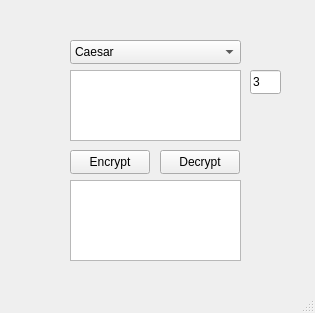
<?xml version="1.0" encoding="UTF-8"?>
<ui version="4.0">
 <class>QtEncryptingClass</class>
 <widget class="QMainWindow" name="QtEncryptingClass">
  <property name="geometry">
   <rect>
    <x>0</x>
    <y>0</y>
    <width>315</width>
    <height>313</height>
   </rect>
  </property>
  <property name="sizePolicy">
   <sizepolicy hsizetype="Ignored" vsizetype="Ignored">
    <horstretch>0</horstretch>
    <verstretch>0</verstretch>
   </sizepolicy>
  </property>
  <property name="minimumSize">
   <size>
    <width>315</width>
    <height>313</height>
   </size>
  </property>
  <property name="maximumSize">
   <size>
    <width>315</width>
    <height>313</height>
   </size>
  </property>
  <property name="acceptDrops">
   <bool>true</bool>
  </property>
  <property name="windowTitle">
   <string>QtEncrypting</string>
  </property>
  <widget class="QWidget" name="centralWidget">
   <property name="sizePolicy">
    <sizepolicy hsizetype="Fixed" vsizetype="Fixed">
     <horstretch>0</horstretch>
     <verstretch>0</verstretch>
    </sizepolicy>
   </property>
   <widget class="QPushButton" name="encryptButton">
    <property name="geometry">
     <rect>
      <x>70</x>
      <y>150</y>
      <width>80</width>
      <height>24</height>
     </rect>
    </property>
    <property name="text">
     <string>Encrypt</string>
    </property>
   </widget>
   <widget class="QPushButton" name="decryptButton">
    <property name="geometry">
     <rect>
      <x>160</x>
      <y>150</y>
      <width>80</width>
      <height>24</height>
     </rect>
    </property>
    <property name="text">
     <string>Decrypt</string>
    </property>
   </widget>
   <widget class="QComboBox" name="comboBox">
    <property name="geometry">
     <rect>
      <x>70</x>
      <y>40</y>
      <width>171</width>
      <height>24</height>
     </rect>
    </property>
    <property name="editable">
     <bool>false</bool>
    </property>
    <property name="currentText">
     <string>Caesar</string>
    </property>
    <property name="modelColumn">
     <number>0</number>
    </property>
    <item>
     <property name="text">
      <string>Caesar</string>
     </property>
    </item>
    <item>
     <property name="text">
      <string>2 algorithm</string>
     </property>
    </item>
   </widget>
   <widget class="QLineEdit" name="lineEditArgument">
    <property name="geometry">
     <rect>
      <x>250</x>
      <y>70</y>
      <width>31</width>
      <height>24</height>
     </rect>
    </property>
    <property name="inputMask">
     <string/>
    </property>
    <property name="text">
     <string>3</string>
    </property>
   </widget>
   <widget class="QTextEdit" name="textEdit">
    <property name="geometry">
     <rect>
      <x>70</x>
      <y>70</y>
      <width>171</width>
      <height>71</height>
     </rect>
    </property>
   </widget>
   <widget class="QTextEdit" name="textEditOut">
    <property name="enabled">
     <bool>true</bool>
    </property>
    <property name="geometry">
     <rect>
      <x>70</x>
      <y>180</y>
      <width>171</width>
      <height>81</height>
     </rect>
    </property>
   </widget>
  </widget>
  <widget class="QStatusBar" name="statusBar"/>
 </widget>
 <layoutdefault spacing="6" margin="11"/>
 <resources>
  <include location="QtEncrypting.qrc"/>
 </resources>
 <connections>
  <connection>
   <sender>encryptButton</sender>
   <signal>clicked()</signal>
   <receiver>QtEncryptingClass</receiver>
   <slot>slot1()</slot>
   <hints>
    <hint type="sourcelabel">
     <x>132</x>
     <y>201</y>
    </hint>
    <hint type="destinationlabel">
     <x>130</x>
     <y>316</y>
    </hint>
   </hints>
  </connection>
  <connection>
   <sender>decryptButton</sender>
   <signal>clicked()</signal>
   <receiver>QtEncryptingClass</receiver>
   <slot>slot2()</slot>
   <hints>
    <hint type="sourcelabel">
     <x>225</x>
     <y>192</y>
    </hint>
    <hint type="destinationlabel">
     <x>226</x>
     <y>323</y>
    </hint>
   </hints>
  </connection>
 </connections>
 <slots>
  <slot>slot1()</slot>
  <slot>slot2()</slot>
 </slots>
</ui>
